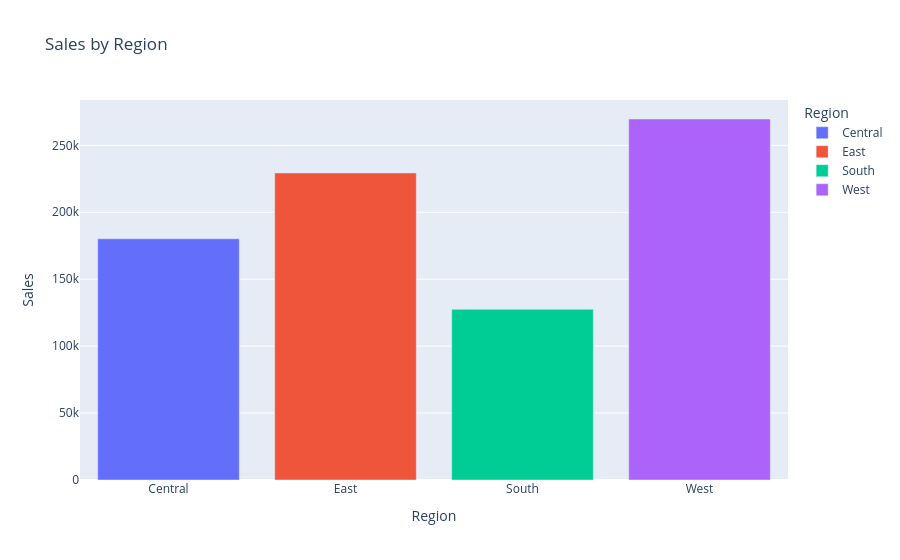

Here is the notebook cell this chart was saved with:
### Code cell
region_sales = df.groupby("Region")["Sales"].sum().reset_index()

fig = px.bar(
    region_sales,
    x="Region",
    y="Sales",
    color="Region",
    title="Sales by Region"
)

fig.write_html("../visualizations/plotly_chart.html")

fig.show()

### Figure 1 — Plotly figure (JSON) as saved in the notebook; plotly's stock layout.template omitted (floating-point values rounded to 4 significant figures)
{"data": [{"alignmentgroup": "True", "hovertemplate": "Region=%{x}<br>Sales=%{y}<extra></extra>", "legendgroup": "Central", "marker": {"color": "#636efa", "pattern": {"shape": ""}}, "name": "Central", "offsetgroup": "Central", "orientation": "v", "showlegend": true, "textposition": "auto", "type": "bar", "x": ["Central"], "xaxis": "x", "y": [180200.0], "yaxis": "y"}, {"alignmentgroup": "True", "hovertemplate": "Region=%{x}<br>Sales=%{y}<extra></extra>", "legendgroup": "East", "marker": {"color": "#EF553B", "pattern": {"shape": ""}}, "name": "East", "offsetgroup": "East", "orientation": "v", "showlegend": true, "textposition": "auto", "type": "bar", "x": ["East"], "xaxis": "x", "y": [229400.0], "yaxis": "y"}, {"alignmentgroup": "True", "hovertemplate": "Region=%{x}<br>Sales=%{y}<extra></extra>", "legendgroup": "South", "marker": {"color": "#00cc96", "pattern": {"shape": ""}}, "name": "South", "offsetgroup": "South", "orientation": "v", "showlegend": true, "textposition": "auto", "type": "bar", "x": ["South"], "xaxis": "x", "y": [127500.0], "yaxis": "y"}, {"alignmentgroup": "True", "hovertemplate": "Region=%{x}<br>Sales=%{y}<extra></extra>", "legendgroup": "West", "marker": {"color": "#ab63fa", "pattern": {"shape": ""}}, "name": "West", "offsetgroup": "West", "orientation": "v", "showlegend": true, "textposition": "auto", "type": "bar", "x": ["West"], "xaxis": "x", "y": [269700.0], "yaxis": "y"}], "layout": {"barmode": "relative", "legend": {"title": {"text": "Region"}, "tracegroupgap": 0}, "title": {"text": "Sales by Region"}, "xaxis": {"anchor": "y", "categoryarray": ["Central", "East", "South", "West"], "categoryorder": "array", "domain": [0, 1], "title": {"text": "Region"}}, "yaxis": {"anchor": "x", "domain": [0, 1], "title": {"text": "Sales"}}}}
